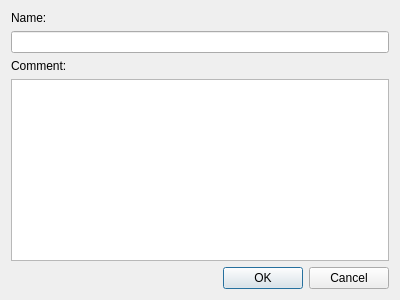
<?xml version="1.0" encoding="UTF-8"?>
<ui version="4.0">
 <class>editDatasetDialog</class>
 <widget class="QDialog" name="editDatasetDialog">
  <property name="geometry">
   <rect>
    <x>0</x>
    <y>0</y>
    <width>400</width>
    <height>300</height>
   </rect>
  </property>
  <property name="windowTitle">
   <string>Edit Dataset</string>
  </property>
  <layout class="QVBoxLayout" name="verticalLayout">
   <item>
    <widget class="QLabel" name="nameLabel">
     <property name="text">
      <string>Name:</string>
     </property>
    </widget>
   </item>
   <item>
    <widget class="QLineEdit" name="name"/>
   </item>
   <item>
    <widget class="QLabel" name="commentLabel">
     <property name="text">
      <string>Comment:</string>
     </property>
    </widget>
   </item>
   <item>
    <widget class="QTextEdit" name="comment"/>
   </item>
   <item>
    <widget class="QDialogButtonBox" name="buttonBox">
     <property name="orientation">
      <enum>Qt::Horizontal</enum>
     </property>
     <property name="standardButtons">
      <set>QDialogButtonBox::Cancel|QDialogButtonBox::Ok</set>
     </property>
    </widget>
   </item>
  </layout>
 </widget>
 <resources/>
 <connections>
  <connection>
   <sender>buttonBox</sender>
   <signal>accepted()</signal>
   <receiver>editDatasetDialog</receiver>
   <slot>accept()</slot>
   <hints>
    <hint type="sourcelabel">
     <x>248</x>
     <y>254</y>
    </hint>
    <hint type="destinationlabel">
     <x>157</x>
     <y>274</y>
    </hint>
   </hints>
  </connection>
  <connection>
   <sender>buttonBox</sender>
   <signal>rejected()</signal>
   <receiver>editDatasetDialog</receiver>
   <slot>reject()</slot>
   <hints>
    <hint type="sourcelabel">
     <x>316</x>
     <y>260</y>
    </hint>
    <hint type="destinationlabel">
     <x>286</x>
     <y>274</y>
    </hint>
   </hints>
  </connection>
 </connections>
</ui>
